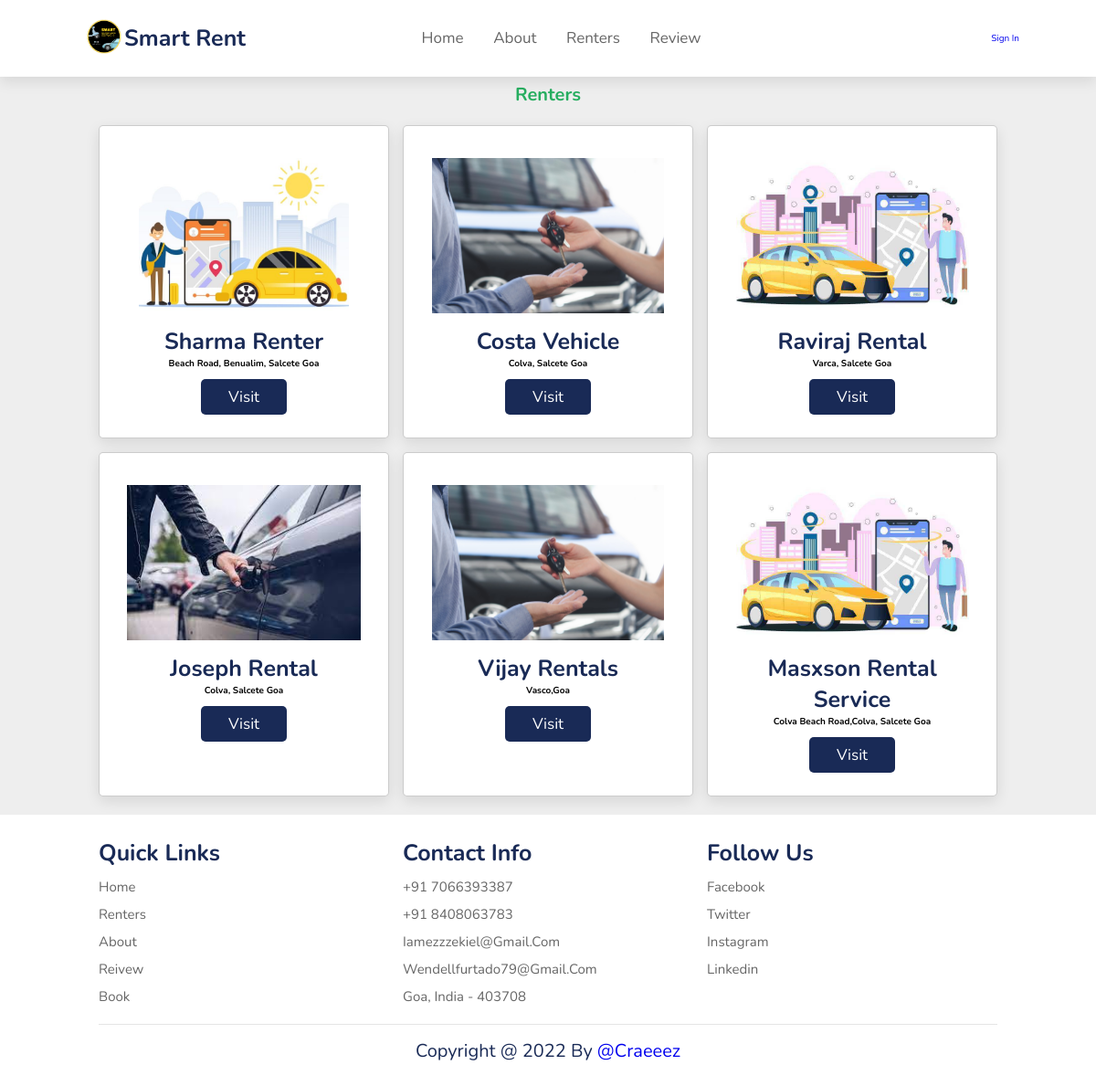
Screenshot of /renters.php with the database file from the repository.
### tables this page shows
CREATE TABLE `renter` (
  `id` int(10) UNSIGNED NOT NULL,
  `name` varchar(191) NOT NULL,
  `mobile` varchar(191) NOT NULL,
  `address` varchar(100) NOT NULL,
  `email` varchar(191) NOT NULL,
  `password` varchar(191) NOT NULL,
  `created_at` timestamp NULL DEFAULT current_timestamp(),
  `updated_at` timestamp NULL DEFAULT current_timestamp(),
  `status` varchar(30) NOT NULL,
  `aimage` varchar(100) NOT NULL,
  `aimage1` varchar(100) NOT NULL
);

### renters.php (the view, shortened to what this page needs)
<!DOCTYPE html>
<html lang="en">
<head>
    <link rel="stylesheet" href="https://unpkg.com/swiper/swiper-bundle.min.css" />
    <link rel="stylesheet" href="https://cdnjs.cloudflare.com/ajax/libs/font-awesome/5.15.3/css/all.min.css">
    <link rel="stylesheet" href="./css/style.css?v=<?php echo time(); ?>">
</head>
<body>
<?php include("header.php"); ?>
<section class="dishes" id="dishes">
    <h3 class="sub-heading"> Renters </h3>
    <h1 class="heading">  </h1>
    <div class="box-container">
    <?php
            $query=mysqli_query($con,"SELECT * from `renter` where status='activate'");
            while($row=mysqli_fetch_row($query)){
            ?>
        <div class="box">
            <img src="images/<?php echo $row['9'];?>" alt="">
            <h3><?php echo $row['1'];?></h3>
            <h4>
            <?php echo $row['3'];?>
            </h4>
            <a href="Profile.php?rid=<?php echo $row['0']?>" name="Sub" class="btn">Visit</a>
        </div>
        <?php }?>
    </div>
</section>
<section class="footer">
<div class="box-container">
<div class="box">
        <h3>quick links</h3>
        <a href="index.php">home</a>
        <a href="renters.php">renters</a>
        <a href="about.php">about</a>
        <a href="reviews.php">reivew</a>
        <a href="booking.php">Book</a>
    </div>
    <div class="box">
        <h3>contact info</h3>
        <a href="#">+91 7066393387</a>
        <a href="#">+91 8408063783</a>
        <a href="#">iamezzzekiel@gmail.com</a>
        <a href="#">wendellfurtado79@gmail.com</a>
        <a href="#">Goa, india - 403708</a>
    </div>
    <div class="box">
        <h3>follow us</h3>
        <a href="#">facebook</a>
        <a href="#">twitter</a>
        <a href="https://www.instagram.com/_smart_rent_/?igshid=YmMyMTA2M2Y=">instagram</a>
        <a href="#">linkedin</a>
    </div>
</div>
    <div class="credit"> copyright @ 2022 by <span><a href="https://instagram.com/craeeez?igshid=YmMyMTA2M2Y=">@craeeez</a></span> </div>
</section>
</body>
</html>

### css/style.css (style rules this page uses)
:root { --green:#27ae60; --black:#192a56; --light-color:#666; --box-shadow:0 .5rem 1.5rem rgba(0,0,0,.1); }
* { font-family: 'Nunito', sans-serif; margin:0; padding:0; box-sizing: border-box; text-decoration: none; outline: none; border:none; text-transform: capitalize; transition: all .2s linear; }
html { font-size: 62.5%; overflow-x: hidden; scroll-padding-top: 5.5rem; scroll-behavior: smooth; }
section { padding:2rem 9%; }
section:nth-child(even) { background:#eee; }
.sub-heading { text-align: center; color:var(--green); font-size: 2rem; padding-top: 70px; }
.heading { text-align: center; color:var(--black); font-size: 3rem; padding-bottom: 2rem; text-transform: uppercase; }
.btn { margin-top: 1rem; display: inline-block; font-size: 1.7rem; color:#fff; background: var(--black); border-radius: .5rem; cursor: pointer; padding:.8rem 3rem; }
.dishes .box-container { display: grid; grid-template-columns: repeat(auto-fit, minmax(28rem, 1fr)); gap:1.5rem; }
.dishes .box-container .box { padding:2.5rem; background:#fff; border-radius: .5rem; border:.1rem solid rgba(0,0,0,.2); box-shadow: var(--box-shadow); position: relative; overflow: hidden; text-align: center; }
.dishes .box-container .box img { height:17rem; margin:1rem 0; }
.dishes .box-container .box h3 { color:var(--black); font-size: 2.5rem; }
.footer .box-container { display: grid; grid-template-columns: repeat(auto-fit, minmax(25rem, 1fr)); gap:1.5rem; }
.footer .box-container .box h3 { padding:.5rem 0; font-size: 2.5rem; color:var(--black); }
.footer .box-container .box a { display: block; padding:.5rem 0; font-size: 1.5rem; color:var(--light-color); }
.footer .credit { text-align: center; border-top: .1rem solid rgba(0,0,0,.1); font-size: 2rem; color:var(--black); padding:.5rem; padding-top: 1.5rem; margin-top: 1.5rem; }
.footer .credit span { color:var(--green); }

### rows the page displays
renter: aimage (picture), name "Sharma Renter", address "Beach Road, Benualim, Salcete Goa"
renter: aimage (picture), name "Costa Vehicle", address "Colva, Salcete Goa"
renter: aimage (picture), name "Raviraj Rental", address "Varca, Salcete Goa"
renter: aimage (picture), name "Joseph Rental", address "Colva, Salcete Goa"
renter: aimage (picture), name "Vijay Rentals", address "Vasco,Goa"
renter: aimage (picture), name "Masxson Rental Service", address "Colva Beach Road,Colva, Salcete Goa"
